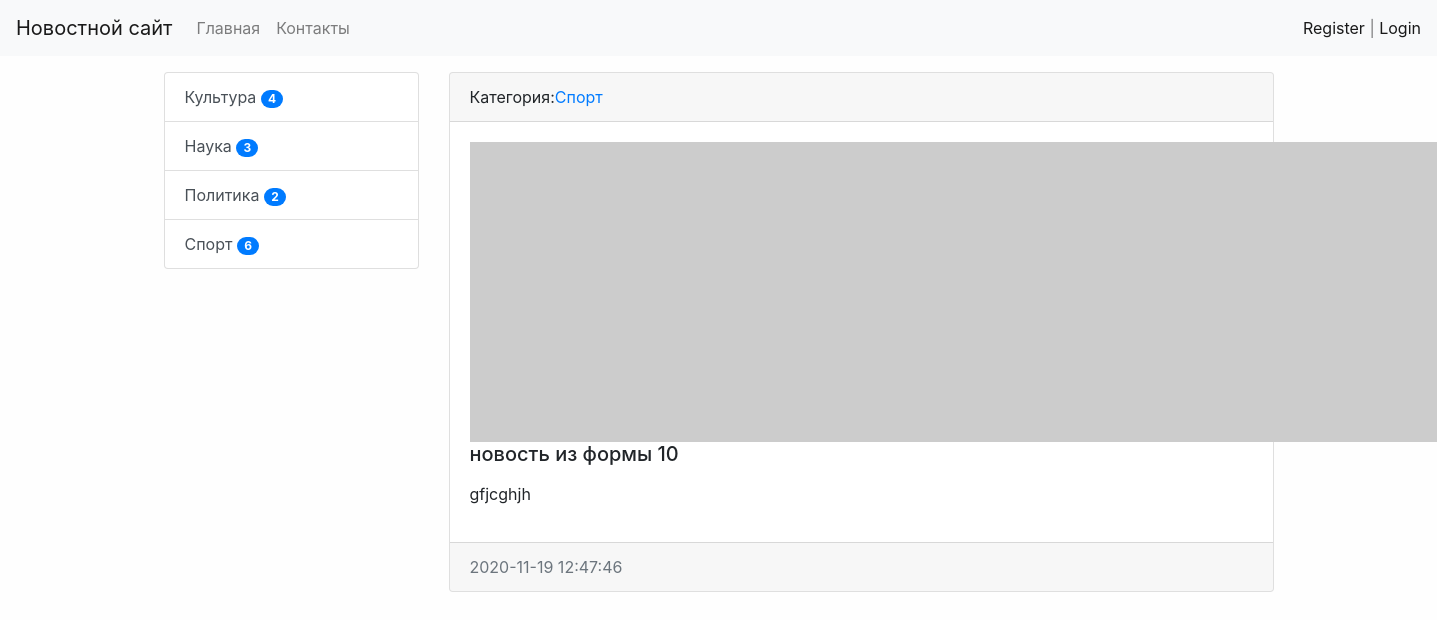
The page /news/16/ on the database as committed earlier.
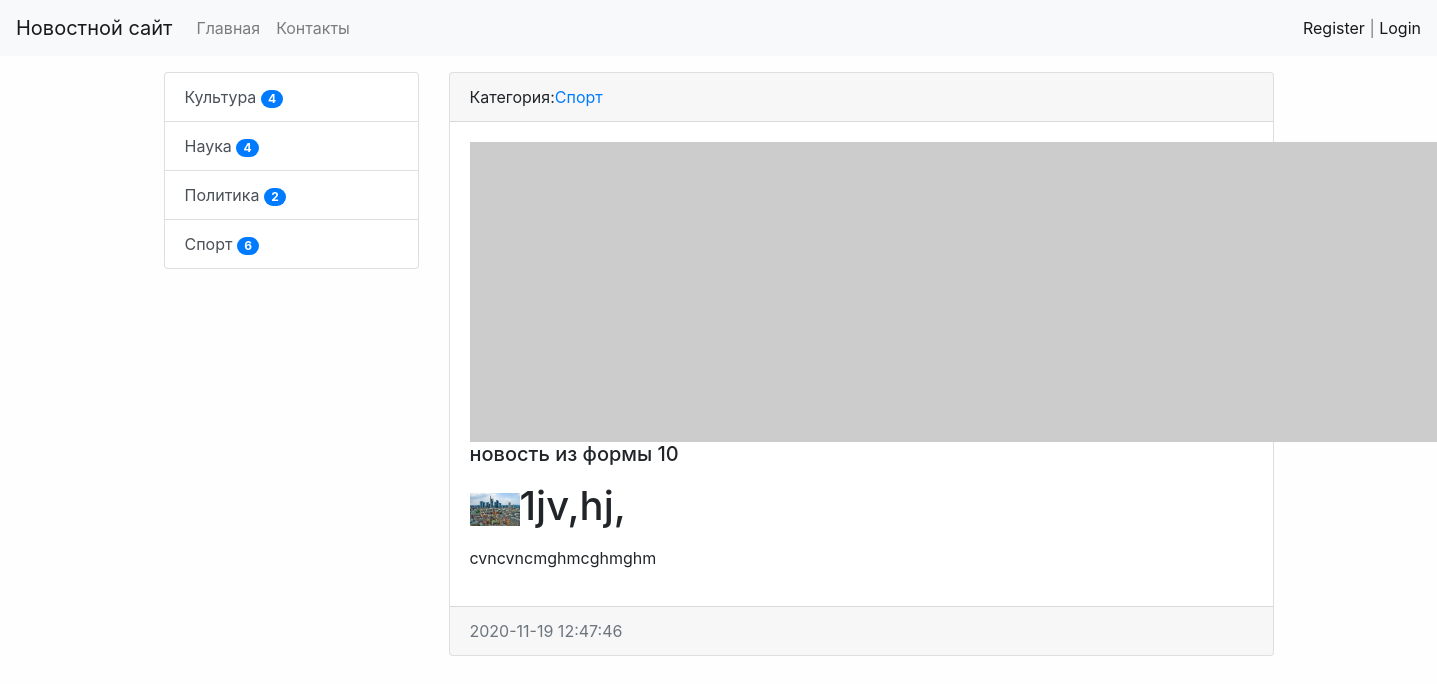
The same page on the database as committed later.
### news/models.py (models this page shows, shortened)
class Category(models.Model):
    title = models.CharField(max_length=150, db_index=True)
    def get_absolute_url(self):
        return reverse('category', kwargs={'category_id': self.pk})
    def __str__(self):
        return self.title
    class Meta:
        verbose_name = 'Категория'
        verbose_name_plural = 'Категории'
        ordering = ['title']

class News(models.Model):
    title = models.CharField(max_length=150, verbose_name='Наименование')
    content = models.TextField(blank=True, verbose_name='Контент')
    created_at = models.DateTimeField(auto_now_add=True, verbose_name='Создано')
    updated_at = models.DateTimeField(auto_now=True, verbose_name='Обновлено')
    photo = models.ImageField(upload_to='photo/%Y/%m/%d/', verbose_name='Фото', blank=True)
    is_published = models.BooleanField(default=True, verbose_name='Опубликовано')
    category = models.ForeignKey('Category', on_delete=models.PROTECT,  verbose_name='Категория')
    view = models.IntegerField(default=0)
    class Meta:
        verbose_name = 'Новость'
        verbose_name_plural = 'Новости'
        ordering = ['-created_at']

### news/views.py (the view)
# urls.py: path('news/<int:pk>/', ViewNews.as_view(), name='view_news'),
class ViewNews(DetailView):
    model = News
    template_name = 'news/news_detail.html'
    context_object_name = 'news_item'

### news/templatetags/news_tags.py (called while the page is built)
@register.simple_tag(name='get_list_categories')
def get_categories():
    return Category.objects.all()

@register.inclusion_tag('news/list_categories.html')
def show_categories():
    categories = Category.objects.annotate(cnt=Count('news', filter=F('news__is_published'))).filter(cnt__gt=0)
    return {'categories': categories}

### news/templates/news/news_detail.html (shortened to what this page needs)
{% extends 'base.html' %}
{% block sitebar %}
{% include 'inc/_sidebar.html' %}
{% endblock %}
{% block content %}
<div class="card bm-3">
  <div class="card-header">
    Категория:<a href="{{ news_item.category.get_absolute_url }}">{{ news_item.category }}</a>
  </div>
  <div class="card-body">
    {% if item.photo %}
    <img src="{{ news_item.photo.url }}" alt="" width="300" class="float-left mr-3">
    {% else %}
    <img src="https://picsum.photos/id/1060/300/235/?blur=2" alt="" class="mr-3">
    {% endif %}
    <h5 class="card-title \">{{ news_item.title }}</h5>
    <p class="card-text">{{ news_item.content|safe|linebreaks}}</p>
  </div>
  <div class="card-footer text-muted">
    {{ news_item.created_at|date:"Y-m-d H:i:s" }}
  </div>
</div>
{% endblock %}

### news/templates/news/list_categories.html
<div class="list-group">
  {% for item in categories %}
  <a href=" {{ item.get_absolute_url }}" class="list-group-item list-group-item-action">{{ item.title }}  <span class="badge badge-primary badge-pill">{{ item.cnt }}</span></a>
  {% endfor %}
</div>

Rows that differ between the two databases and show on the page:
computed for Category "Наука": cnt "3" → "4"
changed News "новость из формы 10": content: picture added; content "gfjcghjh" → "1jv,hj, cvncvncmghmcghmghm"
